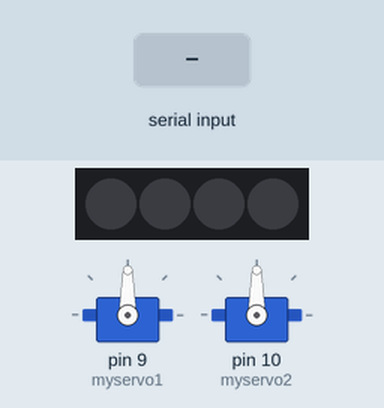
Simulated run of this sketch. Board: Arduino Uno, built with avr-gcc and run on an emulated ATmega328P. Parts: 4 RGB LEDs in strip order, left to right, 2 × servo. Inputs (shaded band) come from the test bench. Dim RGB values are drawn brighter than linear.

Above: at 1.2 s.
1.3 s: "90 45 200 10 150\n" received over Serial
At 2.5 s:
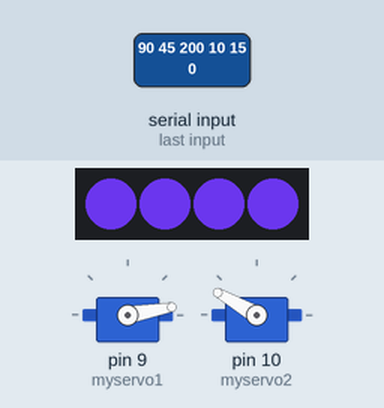
2.8 s: "200\n" received over Serial
At 4.0 s:
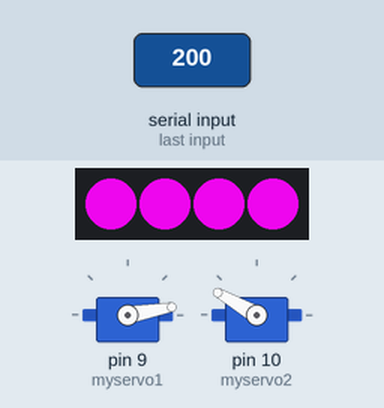
4.3 s: "5\n" received over Serial
At 5.5 s:
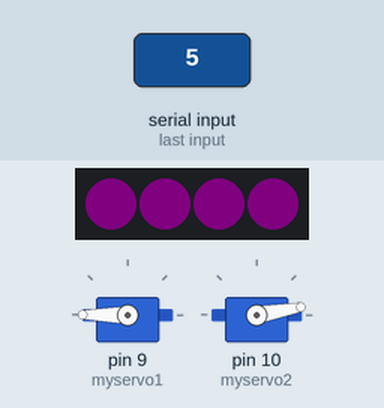
5.8 s: byte 10 ('\n') received over Serial
At 6.7 s:
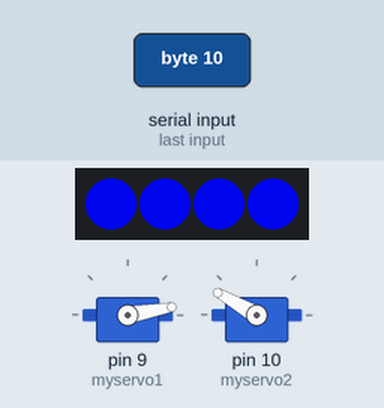
Timing chart, 0 to 8.3 s (numbered marks = the images above; inputs shaded):
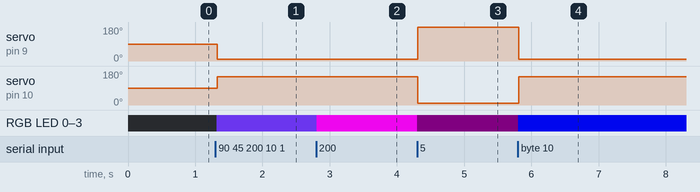

Measured:
- after the input at 1.3 s, servo on pin 9 (myservo1): 90° → 10° at once; servo on pin 10 (myservo2): 90° → 150° at once; RGB LED 0–3: off → RGB(90, 45, 200) at once
- after the input at 2.8 s, RGB LED 0–3: RGB(90, 45, 200) → RGB(200, 5, 200) at once
- after the input at 4.3 s, servo on pin 9 (myservo1): 10° → 180° at once; servo on pin 10 (myservo2): 150° → 10° at once; RGB LED 0–3: RGB(200, 5, 200) → RGB(5, 0, 5) at once
- after the input at 5.8 s, servo on pin 9 (myservo1): 180° → 10° at once; servo on pin 10 (myservo2): 10° → 150° at once; RGB LED 0–3: RGB(5, 0, 5) → RGB(0, 5, 200) at once

The sketch:

sketch_led_servo.ino
```cpp
//
// Parse incoming messages consisting of three decimal values followed by a carriage return
//  Example  "12 34 56\n"
//  In TouchDesigner:     op('serial1').send("12 34 56", terminator="\n")
//
#include <Servo.h>
#include <Adafruit_NeoPixel.h> // Charge la librairie Neo Pixel d'Adafruit utilisé pour piloter le ruban de LED

#define PIXEL_PIN 6 // On définit le pin où est connecté la patte DATA du bandeau
#define PIXEL_COUNT 4 // On définit le nombre de LED compris sur le Ruban de LED soit 150 pour le ruban de 5m50

Adafruit_NeoPixel strip = Adafruit_NeoPixel(PIXEL_COUNT, PIXEL_PIN, NEO_GRB + NEO_KHZ800); // Paramètre l'objet strip qui correspond à toute les LED du ruban


char buffer[19];   //maximum expected length
int len = 0;
Servo myservo1; // create Servo object
Servo myservo2;

void setup()
{
  strip.begin(); // Lance la connection
  strip.show(); // Initialise toute les led à 'off'
  Serial.begin(9600);
  pinMode(9, OUTPUT);
  myservo1.attach(9);
  pinMode(10, OUTPUT);
  myservo2.attach(10);
}
void loop()
{
    if (Serial.available() > 0)
    {
        int incomingByte = Serial.read();
        buffer[len++] = incomingByte;
        //
        // check for overflow
        //
        if (len >= 19)
        {
            // overflow, resetting
            len = 0;
        }
        //
        // check for newline (end of message)
        //
        if (incomingByte == '\n')
        {
            int red, green, blue, tilt, pan;
            int n = sscanf(buffer, "%d %d %d %d %d", &red, &green, &blue, &tilt, &pan);
            if (n == 5)
            {
                all(red, green, blue);
                myservo1.write(tilt);
                myservo2.write(pan);
            }
            else
            {
                 // parsing error, reject
            }
            len = 0; // reset buffer counter
        }
    }
}


void all(int r, int v, int b)
{
   for(int i = 0 ; i < 4 ; i++)
  {
     strip.setPixelColor(i, r, v, b);
  }
  strip.show();
   delay(10);
}
```
